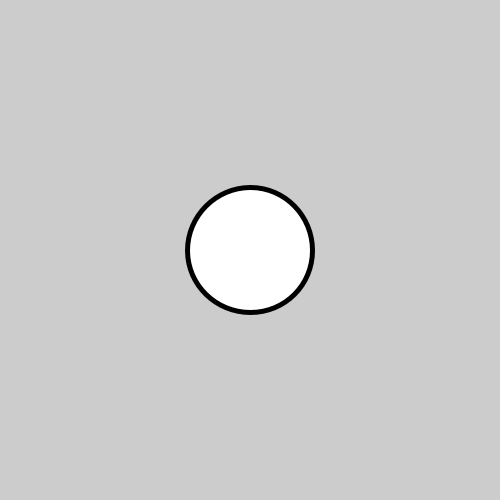
Frame 1 (no input)
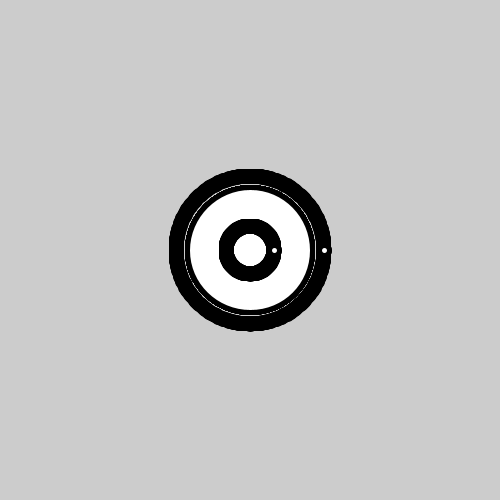
Frame 60 (the mouse pressed at the canvas centre just before this capture)
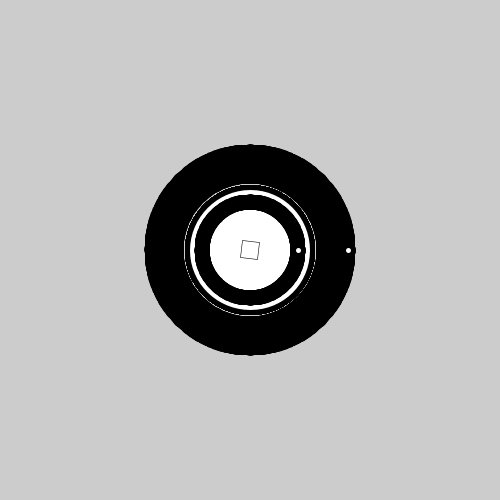
Frame 120 (the mouse held since frame 60 and released just before this capture)

The Processing sketch that drew these frames (run headless with seeded random() and noise(); from frame 60 on, the mouse is pressed at the canvas centre):

// Processing sketch: processing_111988
// ── processing_111988.pde

float hue = 0;
float timer = 0.0;
float radiusTimer = 0;
float animationTimer = 0;
float angle = 0;

void setup()
{
  size(500, 500);
  colorMode(HSB, 360, 100, 100);
  stroke(0, 0, 0);
  strokeWeight(5);
}

void draw()
{
  timer = timer + 0.0167;  //(1 / 60.0)
  radiusTimer = radiusTimer + .4;
  animationTimer = animationTimer + 0.0067;  //(1 / 60.0)
  angle += .2;
  
  if (angle > TWO_PI)
  {
    angle = 0;
  }
  
  drawEllipse();
  
  if (timer >= .5)
  {
    drawCircle(radiusTimer);
  }
  
  if (timer >= 1)
  {
    drawCircle(50 + radiusTimer);
  }
  
  if (timer >= 2 && timer <= 5)
  {
    rectMode(CENTER);
    pushMatrix();
    translate(width/2, height/2);
    rotate(angle);
    scale(angle/(random(65)));
    rect(0, 0, 150, 150);
    popMatrix();
  }
  
  if (timer >= 6)
  {
    timer = 0;
  }
  else if (animationTimer >= 7)
  {
    drawEllipse3();
    scale(-angle/(random(65)));
  }  
}

void drawEllipse()
{
  ellipse(width/2, height/2, width/4, height/4);
}

void drawEllipse3()
{
  hue += 2;
  fill(hue, 100, 100);
  if(hue >= 360)
  {
    hue = 0;
  }
  ellipse(width/2, height/2, width/6, height/6);
}

void drawCircle(float radius)
{
  //float radius = 100;
  int centX = height/2;
  int centY = width/2;
  
  float x, y;
  float lastx = centX + (radius * cos(0));
  float lasty = centY + (radius * sin(0));
  for (float ang = 0; ang <= 360; ang += 1)
  {
    float rad = radians(ang);
    x = centX + (radius * cos(rad));
    y = centY + (radius * sin(rad));
    ellipse(x, y, 10, 10);
    //line(lastx, lasty x, y);
    lastx = x;
    lasty = y;
  }
}
